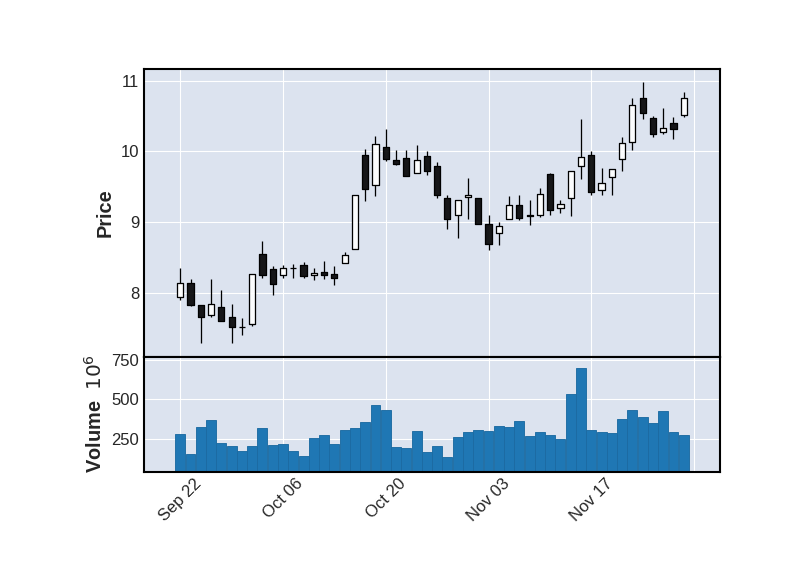

Recreate this plot in Python.
import yfinance as yf
import mplfinance as mpf
import matplotlib.pyplot as plt 

data = yf.download("ISCTR.IS")[-50:]

mpf.plot(data, type="candle", volume=True, savefig='OHLCV.png')

